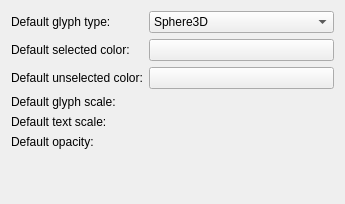
<?xml version="1.0" encoding="UTF-8"?>
<ui version="4.0">
 <class>qSlicerMarkupsSettingsPanel</class>
 <widget class="ctkSettingsPanel" name="qSlicerMarkupsSettingsPanel">
  <property name="geometry">
   <rect>
    <x>0</x>
    <y>0</y>
    <width>345</width>
    <height>204</height>
   </rect>
  </property>
  <property name="windowTitle">
   <string>Markups Settings</string>
  </property>
  <layout class="QFormLayout" name="formLayout">
   <property name="fieldGrowthPolicy">
    <enum>QFormLayout::AllNonFixedFieldsGrow</enum>
   </property>
   <item row="0" column="0">
    <widget class="QLabel" name="defaultGlyphTypeLabel">
     <property name="text">
      <string>Default glyph type:</string>
     </property>
    </widget>
   </item>
   <item row="0" column="1">
    <widget class="QComboBox" name="defaultGlyphTypeComboBox">
     <property name="toolTip">
      <string>The symbol used for the markup</string>
     </property>
     <property name="currentIndex">
      <number>12</number>
     </property>
     <item>
      <property name="text">
       <string>Vertex2D</string>
      </property>
     </item>
     <item>
      <property name="text">
       <string>Dash2D</string>
      </property>
     </item>
     <item>
      <property name="text">
       <string>Cross2D</string>
      </property>
     </item>
     <item>
      <property name="text">
       <string>ThickCross2D</string>
      </property>
     </item>
     <item>
      <property name="text">
       <string>Triangle2D</string>
      </property>
     </item>
     <item>
      <property name="text">
       <string>Square2D</string>
      </property>
     </item>
     <item>
      <property name="text">
       <string>Circle2D</string>
      </property>
     </item>
     <item>
      <property name="text">
       <string>Diamond2D</string>
      </property>
     </item>
     <item>
      <property name="text">
       <string>Arrow2D</string>
      </property>
     </item>
     <item>
      <property name="text">
       <string>ThickArrow2D</string>
      </property>
     </item>
     <item>
      <property name="text">
       <string>HookedArrow2D</string>
      </property>
     </item>
     <item>
      <property name="text">
       <string>StarBurst2D</string>
      </property>
     </item>
     <item>
      <property name="text">
       <string>Sphere3D</string>
      </property>
     </item>
    </widget>
   </item>
   <item row="1" column="0">
    <widget class="QLabel" name="defaultSelectedColorLabel">
     <property name="text">
      <string>Default selected color:</string>
     </property>
    </widget>
   </item>
   <item row="1" column="1">
    <widget class="ctkColorPickerButton" name="defaultSelectedColorPickerButton">
     <property name="color" stdset="0">
      <color>
       <red>68</red>
       <green>172</green>
       <blue>100</blue>
      </color>
     </property>
     <property name="displayColorName" stdset="0">
      <bool>false</bool>
     </property>
    </widget>
   </item>
   <item row="2" column="0">
    <widget class="QLabel" name="defaultUnselectedColorLabel">
     <property name="text">
      <string>Default unselected color:</string>
     </property>
    </widget>
   </item>
   <item row="2" column="1">
    <widget class="ctkColorPickerButton" name="defaultUnselectedColorPickerButton">
     <property name="color" stdset="0">
      <color>
       <red>188</red>
       <green>65</green>
       <blue>28</blue>
      </color>
     </property>
     <property name="displayColorName" stdset="0">
      <bool>false</bool>
     </property>
    </widget>
   </item>
   <item row="3" column="0">
    <widget class="QLabel" name="defaultGlyphScaleLabel">
     <property name="text">
      <string>Default glyph scale:</string>
     </property>
    </widget>
   </item>
   <item row="3" column="1">
    <widget class="ctkSliderWidget" name="defaultGlyphScaleSliderWidget" native="true">
     <property name="toolTip">
      <string>Default glyph scale</string>
     </property>
     <property name="singleStep" stdset="0">
      <double>0.100000000000000</double>
     </property>
     <property name="maximum" stdset="0">
      <double>20.000000000000000</double>
     </property>
     <property name="value" stdset="0">
      <double>5.000000000000000</double>
     </property>
    </widget>
   </item>
   <item row="4" column="0">
    <widget class="QLabel" name="defaultTextScaleLabel">
     <property name="text">
      <string>Default text scale:</string>
     </property>
    </widget>
   </item>
   <item row="4" column="1">
    <widget class="ctkSliderWidget" name="defaultTextScaleSliderWidget" native="true">
     <property name="toolTip">
      <string>Default text scale</string>
     </property>
     <property name="singleStep" stdset="0">
      <double>0.100000000000000</double>
     </property>
     <property name="maximum" stdset="0">
      <double>20.000000000000000</double>
     </property>
     <property name="value" stdset="0">
      <double>4.500000000000000</double>
     </property>
    </widget>
   </item>
   <item row="5" column="0">
    <widget class="QLabel" name="defaultOpacityLabel">
     <property name="text">
      <string>Default opacity:</string>
     </property>
    </widget>
   </item>
   <item row="5" column="1">
    <widget class="ctkSliderWidget" name="defaultOpacitySliderWidget" native="true">
     <property name="singleStep" stdset="0">
      <double>0.100000000000000</double>
     </property>
     <property name="maximum" stdset="0">
      <double>1.000000000000000</double>
     </property>
     <property name="value" stdset="0">
      <double>1.000000000000000</double>
     </property>
    </widget>
   </item>
  </layout>
 </widget>
 <customwidgets>
  <customwidget>
   <class>ctkColorPickerButton</class>
   <extends>QPushButton</extends>
   <header>ctkColorPickerButton.h</header>
  </customwidget>
  <customwidget>
   <class>ctkSliderWidget</class>
   <extends>QWidget</extends>
   <header>ctkSliderWidget.h</header>
  </customwidget>
  <customwidget>
   <class>ctkSettingsPanel</class>
   <extends>QWidget</extends>
   <header>ctkSettingsPanel.h</header>
   <container>1</container>
  </customwidget>
 </customwidgets>
 <resources/>
 <connections/>
</ui>
